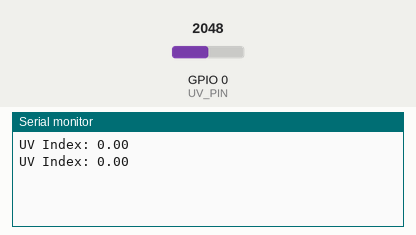
Recording of a sketch running on a simulated ESP32-C3. Shown: the last lines printed to the serial monitor. Inputs (shaded band) come from the test bench; at power-on: GPIO 0 (UV_PIN) = 2048.

Above: at 2.2 s.
2.3 s: GPIO 0 (UV_PIN) set to 2866
At 3.6 s:
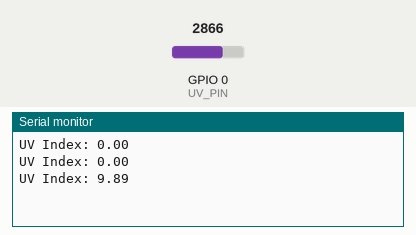
3.8 s: GPIO 0 (UV_PIN) set to 3603
At 4.5 s:
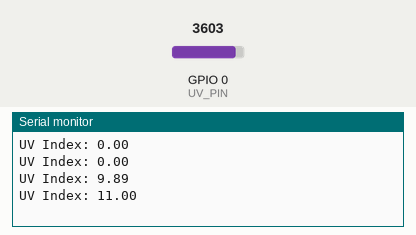
Timing chart, 0 to 6.8 s (numbered marks = the images above; inputs shaded):
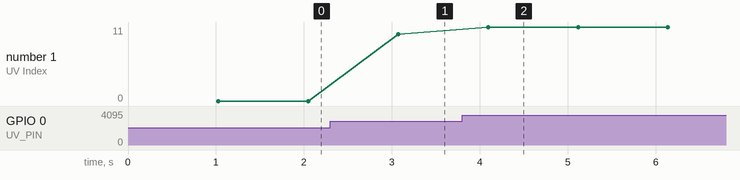

The sketch:

uv_index._estimation.ino
```cpp
/**
 * @file uv_index_estimation.ino
 * @brief UV Index Estimation Program for ESP32-C3 Supermini
 *
 * This Arduino sketch estimates the UV index using an analog UV sensor connected to pin 0 (UV_PIN).
 * It performs baseline calibration during setup by averaging 50 analog readings over 1 second (20ms delays).
 * In the main loop, it reads 20 analog values, converts them to voltage, subtracts the baseline, and calculates
 * the UV index with a multiplier of 15.0, capping it at 11. The result is printed to the serial monitor every second.
 *
 * Hardware Configuration:
 * - Board: ESP32-C3 Supermini
 * - UV Sensor: Connected to GPIO pin 0 (analog input)
 * - ADC Attenuation: Set to ADC_11db for a range of 0-3.3V
 * - Serial Baud Rate: 115200
 *
 * @author @jpg.py
 * @date 2026-27-04
 */
#include <Arduino.h>

#define UV_PIN 0

float baseline = 0;

float readUV() {
  float total = 0;
  for (int i = 0; i < 20; i++) {
    total += analogRead(UV_PIN);
    delay(1);
  }

  float voltage = (total / 20) * (3.3 / 4095.0);
  float adjusted = voltage - baseline;
  if (adjusted < 0) adjusted = 0;

  float uv = adjusted * 15.0;
  if (uv > 11) uv = 11;

  return uv;
}

void setup() {
  Serial.begin(115200);
  analogSetAttenuation(ADC_11db);

  float total = 0;
  for (int i = 0; i < 50; i++) {
    total += analogRead(UV_PIN);
    delay(20);
  }

  baseline = (total / 50) * (3.3 / 4095.0);
}

void loop() {
  float uv = readUV();

  Serial.print("UV Index: ");
  Serial.println(uv);

  delay(1000);
}
```

Measured:
- after the input at 2.3 s, the serial monitor: prints a new line after 0.77 s (image 1)
- after the input at 3.8 s, the serial monitor: prints a new line after 0.29 s (image 2)
- plotted number 1: 0 → 9.89 after the input at 2.3 s, 9.89 → 11 after the input at 3.8 s
